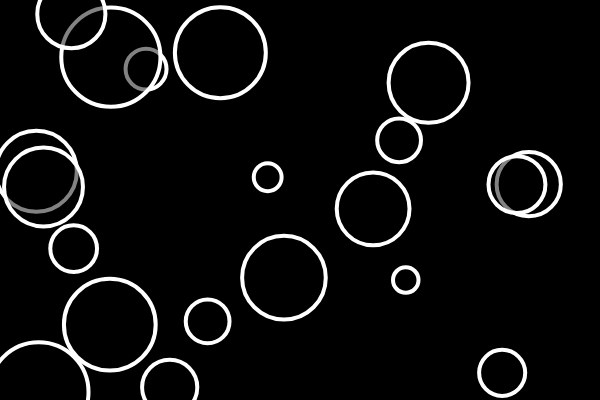
Frame 1 (no input)
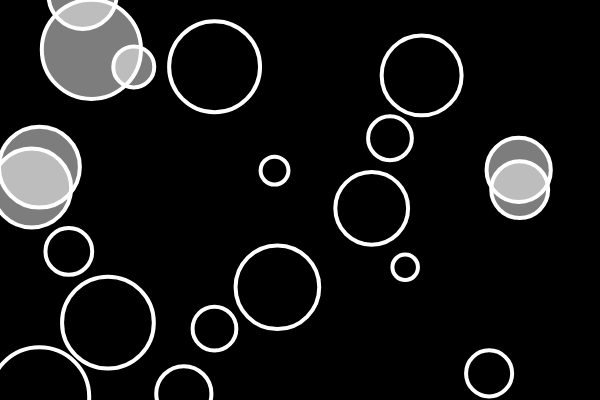
Frame 60 (no input)
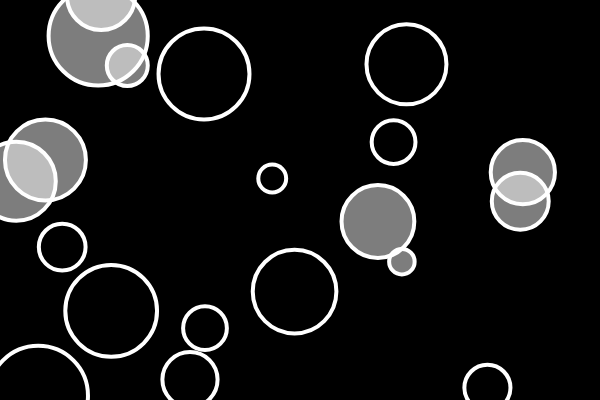
Frame 120 (the mouse pressed at the canvas centre since frame 60)

The p5.js sketch that drew these frames (run headless with seeded random() and noise() and a simulated clock; from frame 60 on, the mouse is pressed at the canvas centre):

// p5.js sketch
// ── sketch.js
/*
 * Object Intersecting 02 对象之间相互检测 02
 * Developed by Dan Shiffman; 修改+中文注释：Yuli Cai /caiyuli.com
 */


// 线上案例：https://editor.p5js.org/yulicai/sketches/X8Easm_Mg

let bubbles = [];

function setup() {
    createCanvas(600, 400);

    // 一次性新建20个bubble,并存在数组当中
    for (let i = 0; i < 20; i++) {
        let x = random(width);
        let y = random(height);
        let r = random(10, 50);
        bubbles[i] = new Bubble(x, y, r);
    }
}

function draw() {
    background(0);

    /* 划重点 */

    // 循环一遍所有数组中的bubble，b为比较的主体	
    for (let b of bubbles) {
        b.show();
        b.move();
        let overlapping = false;
        // 循环第二遍所有数组中的bubble
        for (let other of bubbles) {
            // other如其名
            //如果第二次比较的bubble是其他的bubble，而不是比较的主体b
            // 而且二者还重叠了
            if (b !== other && b.intersects(other)) {
                overlapping = true;
            }
        }
        if (overlapping) {
            b.changeColor(255);
        } else {
            b.changeColor(0);
        }

    }

}

class Bubble {
    constructor(x, y, r = 50) {
        this.x = x;
        this.y = y;
        this.r = r;
        this.brightness = 0;
    }

    intersects(other) {
        let d = dist(this.x, this.y, other.x, other.y);
        return (d < this.r + other.r);
        // if (d < this.r + other.r) {
        //   return true;
        // } else {
        //   return false;
        // }
    }

    changeColor(bright) {
        this.brightness = bright;
    }


    move() {
        this.x = this.x + random(-2, 2);
        this.y = this.y + random(-2, 2);
    }

    show() {
        stroke(255);
        strokeWeight(4);
        fill(this.brightness, 125);
        ellipse(this.x, this.y, this.r * 2);
    }
}
